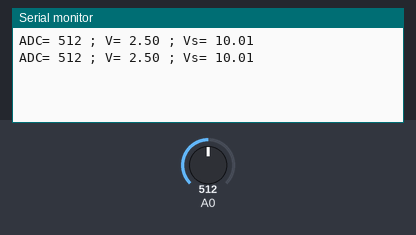
Bench run of a sketch on a simulated Arduino Uno, built with avr-gcc and run on an emulated ATmega328P. On the bench: the last lines printed to the serial monitor. The inputs (shaded band) are chosen by the test bench; at power-on: A0 = 512.

Above: at 1.8 s.
1.9 s: A0 set to 716
At 2.8 s:
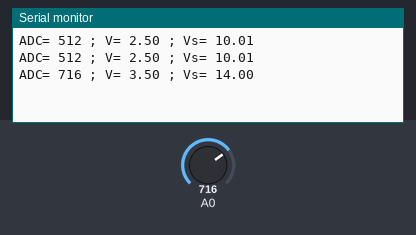
3.4 s: A0 set to 900
At 4.8 s:
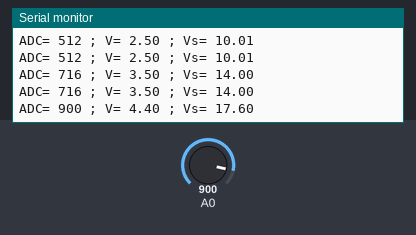
Timing chart, 0 to 6.4 s (numbered marks = the images above; inputs shaded):
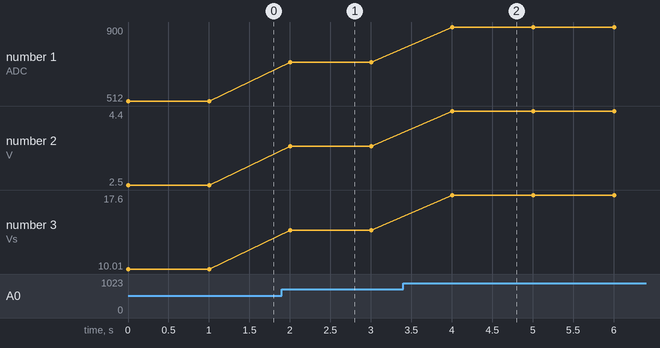

The sketch:

ADC_mikro_serial.ino
```cpp
int nilaiADC;
float tegangan;
float teganganAsli;
const float res = 40000.0/10000.0;
const float pengali = 5.0/1023.0;
void setup() {
  // put your setup code here, to run once:
  Serial.begin(9600);
}

void loop() {
  // put your main code here, to run repeatedly:
  nilaiADC = analogRead(A0);
  tegangan = nilaiADC * pengali;
  teganganAsli  = tegangan * res;
  Serial.print("ADC= ");
  Serial.print(nilaiADC);
  Serial.print(" ; V= ");
  Serial.print(tegangan);
  Serial.print(" ; Vs= ");
  Serial.println(teganganAsli);
  delay(1000);
}
```

Measured:
- after the input at 1.9 s, the serial monitor: prints a new line after 0.10 s (image 1)
- after the input at 3.4 s, the serial monitor: prints a new line after 0.61 s (image 2)
- plotted number 1: 512 → 716 after the input at 1.9 s, 716 → 900 after the input at 3.4 s
- plotted number 2: 2.5 → 3.5 after the input at 1.9 s, 3.5 → 4.4 after the input at 3.4 s
- plotted number 3: 10.01 → 14 after the input at 1.9 s, 14 → 17.6 after the input at 3.4 s
